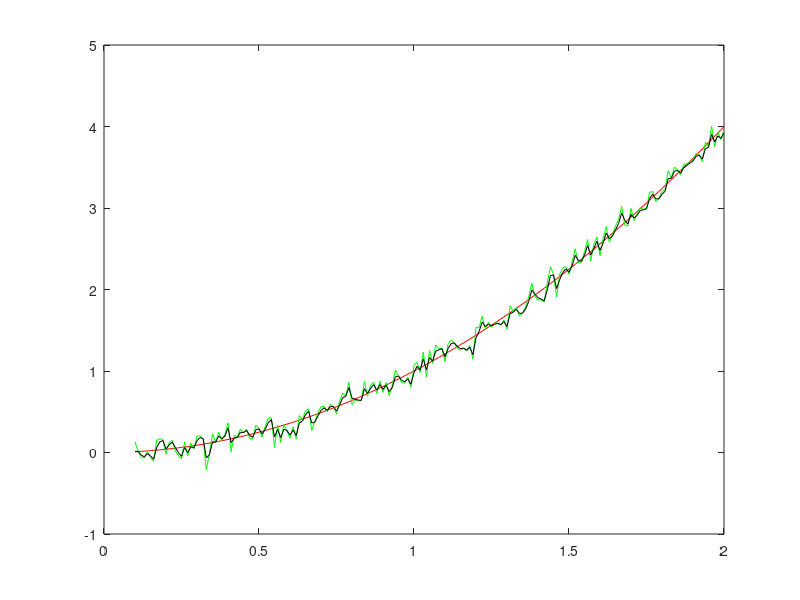

Reproduce this figure in MATLAB.
t=0.1:0.01:2;
L=length(t);
x=zeros(1,L);
y=x;

for i=1:L
    x(i)=t(i)^2;
    y(i)=x(i)+normrnd(0,0.1); 
    y2(i)=x(i)+normrnd(0,0.1); 
end

F1=1;
H1=1;
Q1=1;
R1=1;
Xplus1=zeros(1,L);

Xplus1(1)=0.01;
Pplus1=0.01^2; 

for i=2:L
    Xminus1 = F1*Xplus1(i-1);
    Pminus1 = F1*Pplus1*F1' + Q1;
    K1=(Pminus1*H1')*inv(H1*Pminus1*H1'+R1);
    Xplus1(i)=Xminus1+K1*(y(i)-H1*Xminus1); 
    Pplus1=(1-K1*H1)*Pminus1;
end


dt=t(2)-t(1);

F2=[1,dt,0.5*dt^2;0,1,dt;0,0,1];%%%此处要注意矩阵是否病态，若dt特别小，易导致矩阵病态或精度丢失

H2=[1,0,0];

Q2=[1, 0, 0;0, 0.01, 0;0, 0,0.0001];

R2=1;

%%%设置初值%%%%

Xplus2=zeros(3,L);

Xplus2(1,1)=0.1^2;

Xplus2(2,1)=0;

Xplus2(3,1)=0;

Pplus2=[0.01, 0,0;0, 0.01,0;0,0,0.0001];

for i=2:L

Xminus2=F2*Xplus2(:,i-1);

 Pminus2=F2*Pplus2*F2'+Q2;

%%%更新步%%%%
%% 

 K2=(Pminus2*H2')*inv(H2*Pminus2*H2'+R2);

 Xplus2(:,i)=Xminus2+K2*(y(i)-H2*Xminus2);

 Pplus2=(eye(3)-K2*H2)*Pminus2;

end 


% plot(t,x,'r',t,y,'g',t,Xplus1(1,:),'k',t, Xplus2(1,:), 'm','LineWidth',2); 
plot(t,x,'r',t,y,'g',t,Xplus1(1,:),'k'); 
